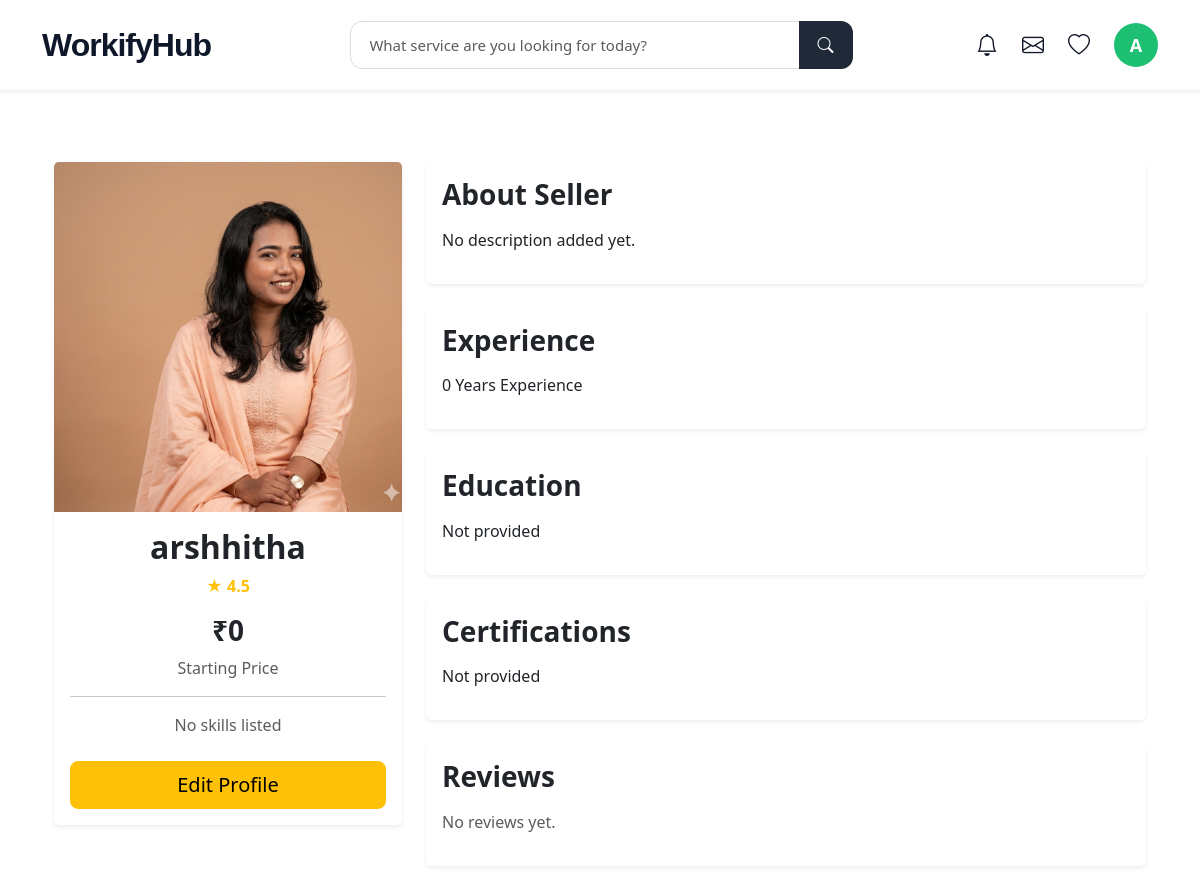
/profile/ (signed in), run on the app's committed database.
### core/models.py (models this page shows, shortened)
class UserProfile(models.Model):
    user = models.OneToOneField(
        User,
        on_delete=models.CASCADE
    )
    role = models.CharField(
        max_length=20
    )
    skills = models.ManyToManyField(
    Skill,
    blank=True
)
    qualification = models.CharField(
        max_length=200,
        blank=True
    )
    education = models.CharField(
        max_length=300,
        blank=True
    )
    certification = models.CharField(
        max_length=300,
        blank=True
    )
    bio = models.TextField(
        blank=True
    )
    about = models.TextField(
        blank=True
    )
    experience = models.IntegerField(
        default=0
    )
    pricing = models.IntegerField(
        default=500
    )
    price = models.IntegerField(
        default=0
    )
    rating = models.FloatField(
        default=4.5
    )
    profile_image = models.ImageField(
        upload_to='profiles/',
        blank=True,
        null=True
    )
    resume = models.FileField(
        upload_to='resumes/',
        blank=True,
        null=True
    )
    portfolio = models.FileField(
        upload_to='portfolio/',
        blank=True,
        null=True
    )
    work_image = models.ImageField(
        upload_to='work_images/',
        blank=True,
        null=True
    )
    work_video = models.FileField(
        upload_to='work_videos/',
        blank=True,
        null=True
    )

### core/views.py (the view)
@login_required
def profile_view(request):
    profile = UserProfile.objects.get(
        user=request.user
    )
    return render(
        request,
        'profile.html',
        {
            'profile': profile
        }
    )

### templates/profile.html (shortened to what this page needs)
{% extends 'base.html' %}
{% block content %}
<div class="container py-5">
<div class="row g-4">
    <div class="col-lg-4">
        <div class="card border-0 shadow-sm">
            {% if profile.profile_image %}
            <img
                src="{{ profile.profile_image.url }}"
                class="card-img-top"
                style="height:350px; object-fit:cover;"
            >
            {% else %}
            <img
                src="https://images.unsplash.com/photo-1500648767791-00dcc994a43"
                class="card-img-top"
                style="height:350px; object-fit:cover;"
            >
            {% endif %}
            <div class="card-body text-center">
                <h2 class="fw-bold">
                    {{ profile.user.username }}
                </h2>
                <div class="mb-3">
                    <span class="text-warning fw-bold">
                        ★ {{ profile.rating }}
                    </span>
                </div>
                <h3 class="fw-bold">
                    ₹{{ profile.price }}
                </h3>
                <p class="text-muted">
                    Starting Price
                </p>
                <hr>
                <div>
                    {% for skill in profile.skills.all %}
                        <span class="badge bg-dark me-1 mb-2">
                            {{ skill.name }}
                        </span>
                    {% empty %}
                        <span class="text-muted">
                            No skills listed
                        </span>
                    {% endfor %}
                </div>
                <div class="d-grid mt-4">
                    <a
                        href="/edit-profile/"
                        class="btn btn-warning btn-lg"
                    >
                    Edit Profile
                    </a>
                </div>
            </div>
        </div>
    </div>
    <div class="col-lg-8">
        <div class="card shadow-sm border-0 mb-4">
            <div class="card-body">
                <h3 class="fw-bold mb-3">
                    About Seller
                </h3>
                <p>
                    {{ profile.bio|default:"No description added yet." }}
                </p>
            </div>
        </div>
        <div class="card shadow-sm border-0 mb-4">
            <div class="card-body">
                <h3 class="fw-bold mb-3">
                    Experience
                </h3>
                <p>
                    {{ profile.experience }}
                    Years Experience
                </p>
            </div>
        </div>
        <div class="card shadow-sm border-0 mb-4">
            <div class="card-body">
                <h3 class="fw-bold mb-3">
                    Education
                </h3>
                <p>
                    {{ profile.education|default:"Not provided" }}
                </p>
            </div>
        </div>
        <div class="card shadow-sm border-0 mb-4">
            <div class="card-body">
                <h3 class="fw-bold mb-3">
                    Certifications
                </h3>
                <p>
                    {{ profile.certification|default:"Not provided" }}
                </p>
            </div>
        </div>
        <div class="card shadow-sm border-0">
            <div class="card-body">
                <h3 class="fw-bold mb-3">
                    Reviews
                </h3>
                {% for review in reviews %}
                    <div class="border-bottom pb-3 mb-3">
                        <strong>
                            {{ review.buyer.username }}
                        </strong>
                        <br>
                        <span class="text-warning">
                            ★ {{ review.stars }}
                        </span>
                        <p class="mt-2">
                            {{ review.review }}
                        </p>
                    </div>
                {% empty %}
                    <p class="text-muted">
                        No reviews yet.
                    </p>
                {% endfor %}
            </div>
        </div>
    </div>
</div>
</div>
{% endblock %}

### templates/base.html (shortened to what this page needs)
<!DOCTYPE html>
<html>
<head>
    <link href="https://cdn.jsdelivr.net/npm/bootstrap@5.3.0/dist/css/bootstrap.min.css"
          rel="stylesheet">
    <link rel="stylesheet"
          href="https://cdn.jsdelivr.net/npm/bootstrap-icons@1.11.3/font/bootstrap-icons.min.css">
</head>
<body>
<nav class="navbar navbar-expand-lg bg-white shadow-sm py-3">
    <div class="container">
        <a class="navbar-brand brand-logo"
           href="/">
            WorkifyHub
        </a>
        {% if request.user.is_authenticated %}
        <div class="navbar-search mx-auto">
            <form action="/workers/" method="GET">
                <div class="input-group">
                    <input type="text"
                           name="q"
                           class="form-control search-input-navbar"
                           placeholder="What service are you looking for today?">
                    <button class="btn search-btn">
                        <i class="bi bi-search"></i>
                    </button>
                </div>
            </form>
        </div>
        <div class="d-flex align-items-center gap-4">
<div class="dropdown">
    <span class="nav-icon position-relative"
          data-bs-toggle="dropdown">
        <i class="bi bi-bell"></i>
    </span>
</div>
<div class="dropdown">
    <span class="nav-icon position-relative"
          data-bs-toggle="dropdown">
        <i class="bi bi-envelope"></i>
    </span>
</div>
            <span class="nav-icon">
                <i class="bi bi-heart"></i>
            </span>
            <div class="dropdown">
                <div class="profile-avatar"
                     data-bs-toggle="dropdown">
                    {{ request.user.username|first|upper }}
                </div>
            </div>
        </div>
        {% endif %}
    </div>
</nav>
<div class="container mt-4">
    {% block content %}
    {% endblock %}
</div>
</body>
</html>

### templates/base.html (style rules this page uses)
.brand-logo { font-size:32px; font-weight:800; color:#0f172a !important; letter-spacing:-1px; font-family:'Trebuchet MS', sans-serif; }
.navbar-search { width:45%; }
.search-input-navbar { height:48px; border-radius:12px 0 0 12px !important; border:1px solid #ddd; padding-left:18px; font-size:15px; }
.search-btn { background:#1f2937; color:white; border-radius:0 12px 12px 0 !important; padding:0 18px; }
.nav-icon { font-size:22px; cursor:pointer; color:#111827; transition:0.2s; }
.profile-avatar { width:44px; height:44px; border-radius:50%; background:#1dbf73; color:white; display:flex; align-items:center; justify-content:center; font-weight:700; cursor:pointer; font-size:18px; }

### data on the page
UserProfile: profile_image (picture), user.username "arshhitha", rating "4.5", price "0", bio "No description added yet.", experience "0", education "Not provided", certification "Not provided"

### other printed values
{{ request.user.username|first|upper }} "A"
